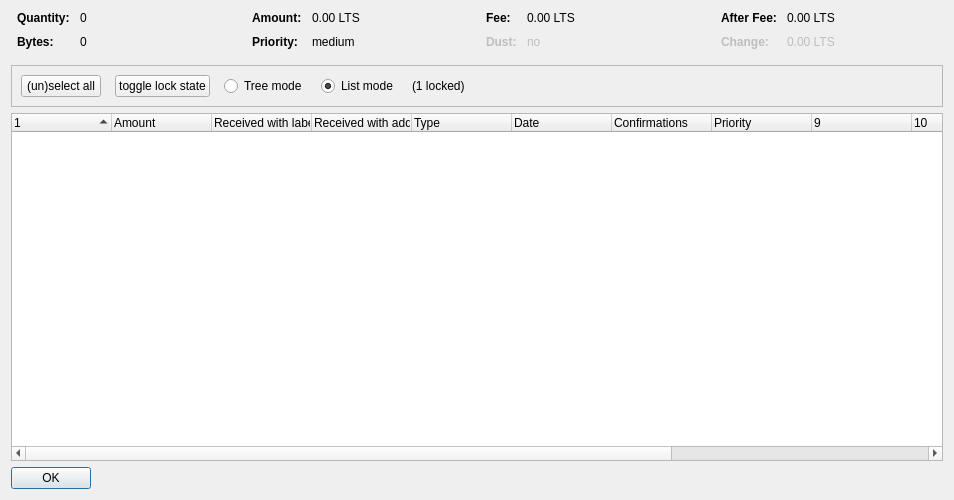
<?xml version="1.0" encoding="UTF-8"?>
<ui version="4.0">
 <class>CoinControlDialog</class>
 <widget class="QDialog" name="CoinControlDialog">
  <property name="geometry">
   <rect>
    <x>0</x>
    <y>0</y>
    <width>954</width>
    <height>500</height>
   </rect>
  </property>
  <property name="windowTitle">
   <string>Coin Selection</string>
  </property>
  <layout class="QVBoxLayout" name="verticalLayout">
   <item>
    <layout class="QHBoxLayout" name="horizontalLayoutTop" stretch="0,0,0,0">
     <property name="topMargin">
      <number>0</number>
     </property>
     <property name="bottomMargin">
      <number>10</number>
     </property>
     <item>
      <layout class="QFormLayout" name="formLayoutCoinControl1">
       <property name="horizontalSpacing">
        <number>10</number>
       </property>
       <property name="verticalSpacing">
        <number>10</number>
       </property>
       <property name="leftMargin">
        <number>6</number>
       </property>
       <property name="rightMargin">
        <number>6</number>
       </property>
       <item row="0" column="0">
        <widget class="QLabel" name="labelCoinControlQuantityText">
         <property name="font">
          <font>
           <weight>75</weight>
           <bold>true</bold>
          </font>
         </property>
         <property name="text">
          <string>Quantity:</string>
         </property>
        </widget>
       </item>
       <item row="0" column="1">
        <widget class="QLabel" name="labelCoinControlQuantity">
         <property name="cursor">
          <cursorShape>IBeamCursor</cursorShape>
         </property>
         <property name="contextMenuPolicy">
          <enum>Qt::ActionsContextMenu</enum>
         </property>
         <property name="text">
          <string notr="true">0</string>
         </property>
         <property name="textInteractionFlags">
          <set>Qt::LinksAccessibleByMouse|Qt::TextSelectableByKeyboard|Qt::TextSelectableByMouse</set>
         </property>
        </widget>
       </item>
       <item row="1" column="0">
        <widget class="QLabel" name="labelCoinControlBytesText">
         <property name="font">
          <font>
           <weight>75</weight>
           <bold>true</bold>
          </font>
         </property>
         <property name="text">
          <string>Bytes:</string>
         </property>
        </widget>
       </item>
       <item row="1" column="1">
        <widget class="QLabel" name="labelCoinControlBytes">
         <property name="cursor">
          <cursorShape>IBeamCursor</cursorShape>
         </property>
         <property name="contextMenuPolicy">
          <enum>Qt::ActionsContextMenu</enum>
         </property>
         <property name="text">
          <string notr="true">0</string>
         </property>
         <property name="textInteractionFlags">
          <set>Qt::LinksAccessibleByMouse|Qt::TextSelectableByKeyboard|Qt::TextSelectableByMouse</set>
         </property>
        </widget>
       </item>
      </layout>
     </item>
     <item>
      <layout class="QFormLayout" name="formLayoutCoinControl2">
       <property name="horizontalSpacing">
        <number>10</number>
       </property>
       <property name="verticalSpacing">
        <number>10</number>
       </property>
       <property name="leftMargin">
        <number>6</number>
       </property>
       <property name="rightMargin">
        <number>6</number>
       </property>
       <item row="0" column="0">
        <widget class="QLabel" name="labelCoinControlAmountText">
         <property name="font">
          <font>
           <weight>75</weight>
           <bold>true</bold>
          </font>
         </property>
         <property name="text">
          <string>Amount:</string>
         </property>
        </widget>
       </item>
       <item row="0" column="1">
        <widget class="QLabel" name="labelCoinControlAmount">
         <property name="cursor">
          <cursorShape>IBeamCursor</cursorShape>
         </property>
         <property name="contextMenuPolicy">
          <enum>Qt::ActionsContextMenu</enum>
         </property>
         <property name="text">
          <string notr="true">0.00 LTS</string>
         </property>
         <property name="textInteractionFlags">
          <set>Qt::LinksAccessibleByMouse|Qt::TextSelectableByKeyboard|Qt::TextSelectableByMouse</set>
         </property>
        </widget>
       </item>
       <item row="1" column="0">
        <widget class="QLabel" name="labelCoinControlPriorityText">
         <property name="font">
          <font>
           <weight>75</weight>
           <bold>true</bold>
          </font>
         </property>
         <property name="text">
          <string>Priority:</string>
         </property>
        </widget>
       </item>
       <item row="1" column="1">
        <widget class="QLabel" name="labelCoinControlPriority">
         <property name="cursor">
          <cursorShape>IBeamCursor</cursorShape>
         </property>
         <property name="contextMenuPolicy">
          <enum>Qt::ActionsContextMenu</enum>
         </property>
         <property name="text">
          <string>medium</string>
         </property>
         <property name="textInteractionFlags">
          <set>Qt::LinksAccessibleByMouse|Qt::TextSelectableByKeyboard|Qt::TextSelectableByMouse</set>
         </property>
        </widget>
       </item>
      </layout>
     </item>
     <item>
      <layout class="QFormLayout" name="formLayoutCoinControl3">
       <property name="horizontalSpacing">
        <number>10</number>
       </property>
       <property name="verticalSpacing">
        <number>10</number>
       </property>
       <property name="leftMargin">
        <number>6</number>
       </property>
       <property name="rightMargin">
        <number>6</number>
       </property>
       <item row="0" column="0">
        <widget class="QLabel" name="labelCoinControlFeeText">
         <property name="font">
          <font>
           <weight>75</weight>
           <bold>true</bold>
          </font>
         </property>
         <property name="text">
          <string>Fee:</string>
         </property>
        </widget>
       </item>
       <item row="0" column="1">
        <widget class="QLabel" name="labelCoinControlFee">
         <property name="cursor">
          <cursorShape>IBeamCursor</cursorShape>
         </property>
         <property name="contextMenuPolicy">
          <enum>Qt::ActionsContextMenu</enum>
         </property>
         <property name="text">
          <string notr="true">0.00 LTS</string>
         </property>
         <property name="textInteractionFlags">
          <set>Qt::LinksAccessibleByMouse|Qt::TextSelectableByKeyboard|Qt::TextSelectableByMouse</set>
         </property>
        </widget>
       </item>
       <item row="1" column="0">
        <widget class="QLabel" name="labelCoinControlLowOutputText">
         <property name="enabled">
          <bool>false</bool>
         </property>
         <property name="font">
          <font>
           <weight>75</weight>
           <bold>true</bold>
          </font>
         </property>
         <property name="text">
          <string>Dust:</string>
         </property>
        </widget>
       </item>
       <item row="1" column="1">
        <widget class="QLabel" name="labelCoinControlLowOutput">
         <property name="enabled">
          <bool>false</bool>
         </property>
         <property name="cursor">
          <cursorShape>IBeamCursor</cursorShape>
         </property>
         <property name="contextMenuPolicy">
          <enum>Qt::ActionsContextMenu</enum>
         </property>
         <property name="text">
          <string>no</string>
         </property>
         <property name="textInteractionFlags">
          <set>Qt::LinksAccessibleByMouse|Qt::TextSelectableByKeyboard|Qt::TextSelectableByMouse</set>
         </property>
        </widget>
       </item>
      </layout>
     </item>
     <item>
      <layout class="QFormLayout" name="formLayoutCoinControl4">
       <property name="horizontalSpacing">
        <number>10</number>
       </property>
       <property name="verticalSpacing">
        <number>10</number>
       </property>
       <property name="leftMargin">
        <number>6</number>
       </property>
       <property name="rightMargin">
        <number>6</number>
       </property>
       <item row="0" column="0">
        <widget class="QLabel" name="labelCoinControlAfterFeeText">
         <property name="font">
          <font>
           <weight>75</weight>
           <bold>true</bold>
          </font>
         </property>
         <property name="text">
          <string>After Fee:</string>
         </property>
        </widget>
       </item>
       <item row="0" column="1">
        <widget class="QLabel" name="labelCoinControlAfterFee">
         <property name="cursor">
          <cursorShape>IBeamCursor</cursorShape>
         </property>
         <property name="contextMenuPolicy">
          <enum>Qt::ActionsContextMenu</enum>
         </property>
         <property name="text">
          <string notr="true">0.00 LTS</string>
         </property>
         <property name="textInteractionFlags">
          <set>Qt::LinksAccessibleByMouse|Qt::TextSelectableByKeyboard|Qt::TextSelectableByMouse</set>
         </property>
        </widget>
       </item>
       <item row="1" column="0">
        <widget class="QLabel" name="labelCoinControlChangeText">
         <property name="enabled">
          <bool>false</bool>
         </property>
         <property name="font">
          <font>
           <weight>75</weight>
           <bold>true</bold>
          </font>
         </property>
         <property name="text">
          <string>Change:</string>
         </property>
        </widget>
       </item>
       <item row="1" column="1">
        <widget class="QLabel" name="labelCoinControlChange">
         <property name="enabled">
          <bool>false</bool>
         </property>
         <property name="cursor">
          <cursorShape>IBeamCursor</cursorShape>
         </property>
         <property name="contextMenuPolicy">
          <enum>Qt::ActionsContextMenu</enum>
         </property>
         <property name="text">
          <string notr="true">0.00 LTS</string>
         </property>
         <property name="textInteractionFlags">
          <set>Qt::LinksAccessibleByMouse|Qt::TextSelectableByKeyboard|Qt::TextSelectableByMouse</set>
         </property>
        </widget>
       </item>
      </layout>
     </item>
    </layout>
   </item>
   <item>
    <widget class="QFrame" name="frame">
     <property name="minimumSize">
      <size>
       <width>0</width>
       <height>40</height>
      </size>
     </property>
     <property name="frameShape">
      <enum>QFrame::StyledPanel</enum>
     </property>
     <property name="frameShadow">
      <enum>QFrame::Sunken</enum>
     </property>
     <layout class="QHBoxLayout" name="horizontalLayout">
      <item>
       <layout class="QHBoxLayout" name="horizontalLayoutPanel" stretch="0,0,0,0,0,0">
        <property name="spacing">
         <number>14</number>
        </property>
        <item>
         <widget class="QPushButton" name="pushButtonSelectAll">
          <property name="sizePolicy">
           <sizepolicy hsizetype="Maximum" vsizetype="Fixed">
            <horstretch>0</horstretch>
            <verstretch>0</verstretch>
           </sizepolicy>
          </property>
          <property name="text">
           <string>(un)select all</string>
          </property>
          <property name="autoDefault">
           <bool>false</bool>
          </property>
         </widget>
        </item>
        <item>
         <widget class="QPushButton" name="pushButtonToggleLock">
          <property name="sizePolicy">
           <sizepolicy hsizetype="Maximum" vsizetype="Fixed">
            <horstretch>0</horstretch>
            <verstretch>0</verstretch>
           </sizepolicy>
          </property>
          <property name="text">
           <string>toggle lock state</string>
          </property>
          <property name="autoDefault">
           <bool>false</bool>
          </property>
         </widget>
        </item>
        <item>
         <widget class="QRadioButton" name="radioTreeMode">
          <property name="sizePolicy">
           <sizepolicy hsizetype="Maximum" vsizetype="Fixed">
            <horstretch>0</horstretch>
            <verstretch>0</verstretch>
           </sizepolicy>
          </property>
          <property name="text">
           <string>Tree mode</string>
          </property>
         </widget>
        </item>
        <item>
         <widget class="QRadioButton" name="radioListMode">
          <property name="sizePolicy">
           <sizepolicy hsizetype="Maximum" vsizetype="Fixed">
            <horstretch>0</horstretch>
            <verstretch>0</verstretch>
           </sizepolicy>
          </property>
          <property name="text">
           <string>List mode</string>
          </property>
          <property name="checked">
           <bool>true</bool>
          </property>
         </widget>
        </item>
        <item>
         <widget class="QLabel" name="labelLocked">
          <property name="text">
           <string>(1 locked)</string>
          </property>
         </widget>
        </item>
        <item>
         <spacer name="horizontalSpacer">
          <property name="orientation">
           <enum>Qt::Horizontal</enum>
          </property>
          <property name="sizeHint" stdset="0">
           <size>
            <width>40</width>
            <height>20</height>
           </size>
          </property>
         </spacer>
        </item>
       </layout>
      </item>
     </layout>
    </widget>
   </item>
   <item>
    <widget class="CoinControlTreeWidget" name="treeWidget">
     <property name="contextMenuPolicy">
      <enum>Qt::CustomContextMenu</enum>
     </property>
     <property name="sortingEnabled">
      <bool>false</bool>
     </property>
     <property name="columnCount">
      <number>13</number>
     </property>
     <attribute name="headerShowSortIndicator" stdset="0">
      <bool>true</bool>
     </attribute>
     <attribute name="headerStretchLastSection">
      <bool>false</bool>
     </attribute>
     <column>
      <property name="text">
       <string/>
      </property>
     </column>
     <column>
      <property name="text">
       <string>Amount</string>
      </property>
     </column>
     <column>
      <property name="text">
       <string>Received with label</string>
      </property>
     </column>
     <column>
      <property name="text">
       <string>Received with address</string>
      </property>
     </column>
     <column>
      <property name="text">
       <string>Type</string>
      </property>
     </column>
     <column>
      <property name="text">
       <string>Date</string>
      </property>
     </column>
     <column>
      <property name="text">
       <string>Confirmations</string>
      </property>
      <property name="toolTip">
       <string>Confirmed</string>
      </property>
     </column>
     <column>
      <property name="text">
       <string>Priority</string>
      </property>
     </column>
     <column>
      <property name="text">
       <string/>
      </property>
     </column>
     <column>
      <property name="text">
       <string/>
      </property>
     </column>
     <column>
      <property name="text">
       <string/>
      </property>
     </column>
     <column>
      <property name="text">
       <string/>
      </property>
     </column>
     <column>
      <property name="text">
       <string/>
      </property>
     </column>
    </widget>
   </item>
   <item>
    <widget class="QDialogButtonBox" name="buttonBox">
     <property name="sizePolicy">
      <sizepolicy hsizetype="Maximum" vsizetype="Fixed">
       <horstretch>0</horstretch>
       <verstretch>0</verstretch>
      </sizepolicy>
     </property>
     <property name="orientation">
      <enum>Qt::Horizontal</enum>
     </property>
     <property name="standardButtons">
      <set>QDialogButtonBox::Ok</set>
     </property>
    </widget>
   </item>
  </layout>
 </widget>
 <customwidgets>
  <customwidget>
   <class>CoinControlTreeWidget</class>
   <extends>QTreeWidget</extends>
   <header>coincontroltreewidget.h</header>
  </customwidget>
 </customwidgets>
 <resources/>
 <connections/>
</ui>
